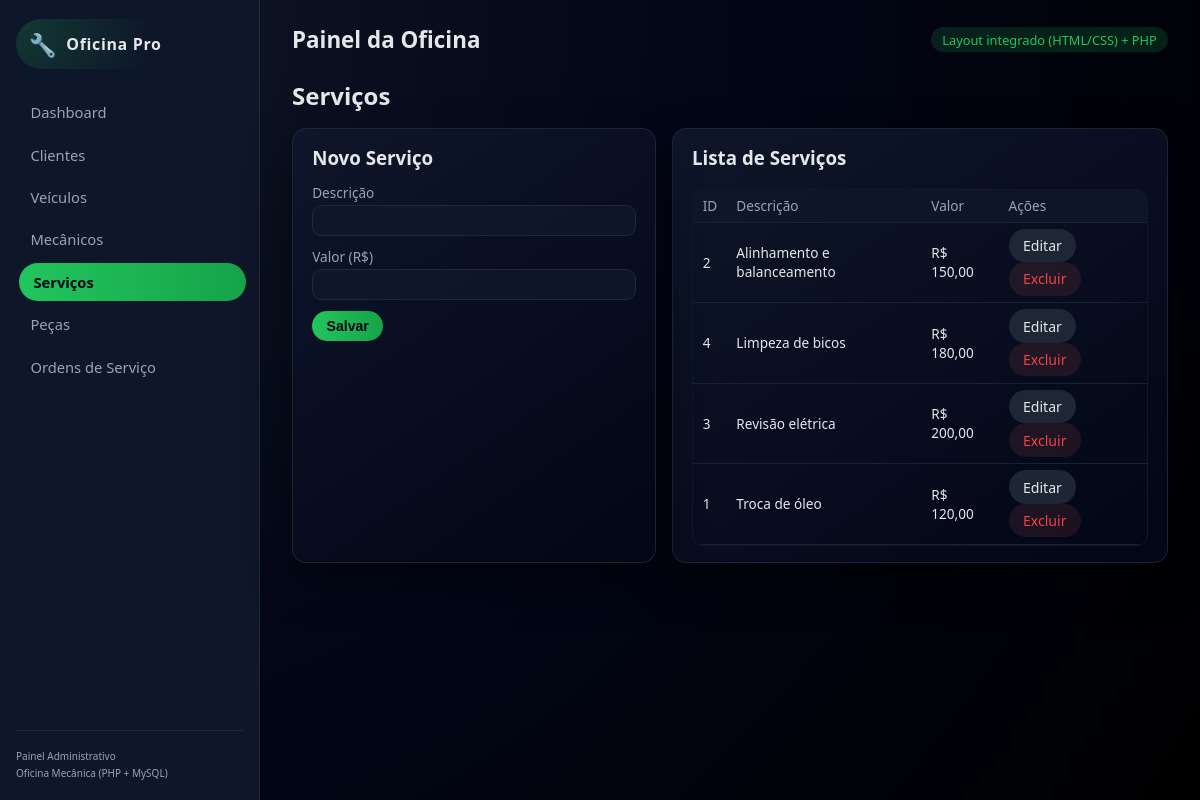
/index.php?page=servicos, run on the app's committed database.
### tables this page shows
CREATE TABLE servicos (
  id_servico INT AUTO_INCREMENT PRIMARY KEY,
  descricao  VARCHAR(100) NOT NULL,
  valor      DECIMAL(10,2) NOT NULL
);

### pages/servicos.php (the view, shortened to what this page needs)
<?php
$servEdicao = null;
$servicos = $pdo->query("SELECT * FROM servicos ORDER BY descricao")->fetchAll();
?>
<div class="section-header">
  <h2>Serviços</h2>
</div>
<div class="grid-2">
  <div class="card form-card">
    <h3><?php echo $servEdicao ? 'Editar Serviço' : 'Novo Serviço'; ?></h3>
    <form method="post">
      <div class="form-group">
        <label>Descrição</label>
        <input type="text" name="descricao" required
               value="<?php echo htmlspecialchars($servEdicao['descricao'] ?? ''); ?>">
      </div>
      <div class="form-group">
        <label>Valor (R$)</label>
        <input type="number" step="0.01" min="0" name="valor" required
               value="<?php echo htmlspecialchars($servEdicao['valor'] ?? ''); ?>">
      </div>
      <button type="submit" class="btn primary">
        <?php echo $servEdicao ? 'Atualizar' : 'Salvar'; ?>
      </button>
    </form>
  </div>
  <div class="card">
    <h3>Lista de Serviços</h3>
    <div class="table-wrapper">
      <table>
        <thead>
          <tr>
            <th>ID</th>
            <th>Descrição</th>
            <th>Valor</th>
            <th>Ações</th>
          </tr>
        </thead>
        <tbody>
          <?php foreach ($servicos as $s): ?>
            <tr>
              <td><?php echo $s['id_servico']; ?></td>
              <td><?php echo htmlspecialchars($s['descricao']); ?></td>
              <td>R$ <?php echo number_format($s['valor'], 2, ',', '.'); ?></td>
              <td>
                <a class="btn secondary" href="index.php?page=servicos&edit=<?php echo $s['id_servico']; ?>">Editar</a>
                <a class="btn danger" href="index.php?page=servicos&delete=<?php echo $s['id_servico']; ?>"
                   onclick="return confirm('Deseja realmente excluir este serviço?');">
                  Excluir
                </a>
              </td>
            </tr>
          <?php endforeach; ?>
        </tbody>
      </table>
    </div>
  </div>
</div>

### style.css (style rules this page uses)
:root { --bg: #0f172a; --bg-soft: #111827; --card: #020617; --accent: #22c55e; --accent-soft: rgba(34,197,94,0.15); --text: #e5e7eb; --text-soft: #9ca3af; --danger: #ef4444; --border: #1f2937; --radius: 0.9rem; --shadow: 0 18px 45px rgba(0,0,0,0.45); --transition: 0.2s ease; --font: system-ui, -apple-system, BlinkMacSystemFont, "SF Pro Text", "Segoe UI", sans-serif; }
* { box-sizing: border-box; }
body { margin: 0; font-family: var(--font); background: radial-gradient(circle at top left, #111827, #020617 50%, #000 100%); color: var(--text); }
.section-header { display: flex; justify-content: space-between; align-items: center; margin-bottom: 1rem; }
.section-header h2 { margin: 0; }
.card { background: linear-gradient(145deg, rgba(15,23,42,0.95), #020617); border-radius: var(--radius); border: 1px solid rgba(31,41,55,0.9); box-shadow: var(--shadow); padding: 1rem 1.2rem; }
.card h3 { margin-top: 0; }
.form-card { position: relative; }
.form-card h3 { margin-top: 0; margin-bottom: 0.8rem; }
.form-group { margin-bottom: 0.7rem; display: flex; flex-direction: column; gap: 0.2rem; }
label { font-size: 0.85rem; color: var(--text-soft); }
input, select, textarea { border-radius: 0.6rem; border: 1px solid var(--border); background: rgba(15,23,42,0.9); padding: 0.4rem 0.7rem; color: var(--text); font-size: 0.9rem; outline: none; transition: var(--transition); }
.btn { border-radius: 999px; border: none; padding: 0.45rem 0.9rem; font-size: 0.88rem; cursor: pointer; transition: var(--transition); text-decoration: none; display: inline-block; }
.btn.primary { background: linear-gradient(90deg, #22c55e, #16a34a); color: #020617; font-weight: 600; }
.btn.secondary { background: rgba(31,41,55,0.95); color: var(--text); }
.btn.danger { background: rgba(248,113,113,0.1); color: var(--danger); }
.table-wrapper { margin-top: 0.5rem; max-height: 400px; overflow: auto; border-radius: 0.7rem; border: 1px solid #111827; }
table { width: 100%; border-collapse: collapse; font-size: 0.85rem; }
thead { background: rgba(15,23,42,0.95); position: sticky; top: 0; z-index: 1; }
th, td { padding: 0.4rem 0.6rem; border-bottom: 1px solid rgba(31,41,55,0.8); }
th { text-align: left; color: var(--text-soft); font-weight: 500; }
.grid-2 { display: grid; grid-template-columns: minmax(0, 1.1fr) minmax(0, 1.5fr); gap: 1rem; }

### data on the page
servicos: id_servico "2", descricao "Alinhamento e balanceamento", valor "150,00"
servicos: id_servico "4", descricao "Limpeza de bicos", valor "180,00"
servicos: id_servico "3", descricao "Revisão elétrica", valor "200,00"
servicos: id_servico "1", descricao "Troca de óleo", valor "120,00"
